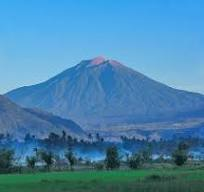
#> input picture sesi5/download (1).jpeg, 204 x 192 px
$ python zooming.py
#> lines starting #> are read from the running program, lines starting #| are printed output that depends on the picture
#> further down, image is the input picture: shape (192, 204, 3); mean R, G, B 72.5, 133.6, 172.9
import numpy as np
import imageio as img
import matplotlib.pyplot as plt

def zoomPlus(image, factor):
#> called with factor = 2
    height, width = image.shape[:2]
#> height = 192; width = 204
    new_height = int(height / factor)
#> new_height = 96
    new_width = int(width / factor)
#> new_width = 102
    imgZoom = np.zeros((new_height, new_width, 3), dtype=image.dtype)

    for y in range(new_height):
        for x in range(new_width):
            ori_y = int(y * factor)
            ori_x = int(x * factor)

            ori_y = min(ori_y, height - 1)
            ori_x = min(ori_x, width - 1)

            imgZoom[y, x] = image[ori_y, ori_x]
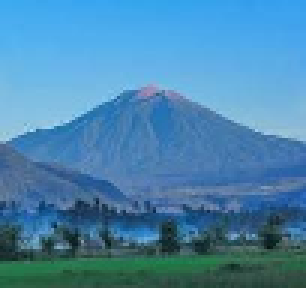
#> imgZoom: shape (96, 102, 3) (shown 3 times larger); mean R, G, B 72.6, 133.7, 173.3

    return imgZoom

image = img.imread('download (1).jpeg')
skala = 2.0

imgZoom = zoomPlus(image, skala)
img.imwrite("download (1).jpeg", imgZoom)
plt.subplot(1, 2, 1)
plt.imshow(image)

plt.subplot(1, 2, 2)
plt.imshow(imgZoom)
plt.show()
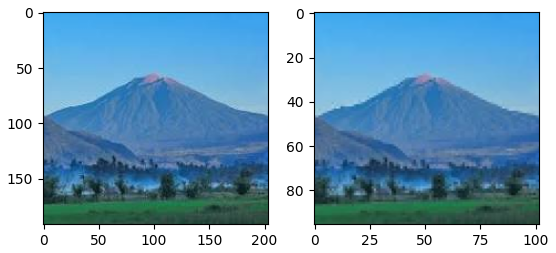
#> figure drawn by matplotlib, 2 panels
